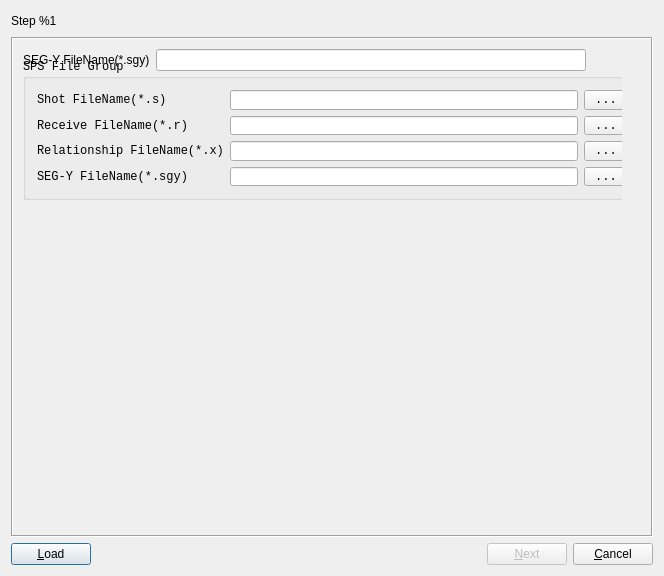
<?xml version="1.0" encoding="UTF-8"?>
<ui version="4.0">
 <class>TDataWizardForm</class>
 <widget class="QDialog" name="TDataWizardForm">
  <property name="geometry">
   <rect>
    <x>0</x>
    <y>0</y>
    <width>664</width>
    <height>576</height>
   </rect>
  </property>
  <property name="windowTitle">
   <string>Data Input Wizard</string>
  </property>
  <layout class="QVBoxLayout">
   <item>
    <widget class="QLabel" name="mStepLabel">
     <property name="minimumSize">
      <size>
       <width>0</width>
       <height>20</height>
      </size>
     </property>
     <property name="maximumSize">
      <size>
       <width>32767</width>
       <height>20</height>
      </size>
     </property>
     <property name="text">
      <string>Step %1</string>
     </property>
     <property name="wordWrap">
      <bool>false</bool>
     </property>
    </widget>
   </item>
   <item>
    <widget class="Q3WidgetStack" name="mWidgetStack">
     <property name="frameShape">
      <enum>QFrame::Box</enum>
     </property>
     <property name="frameShadow">
      <enum>QFrame::Sunken</enum>
     </property>
     <widget class="QWidget" name="spsPage">
      <property name="geometry">
       <rect>
        <x>1</x>
        <y>1</y>
        <width>621</width>
        <height>334</height>
       </rect>
      </property>
      <layout class="QVBoxLayout">
       <item>
        <widget class="Q3TextEdit" name="mSPSMemo">
         <property name="font">
          <font>
           <family>Courier New</family>
          </font>
         </property>
         <property name="readOnly" stdset="0">
          <bool>true</bool>
         </property>
         <widget class="Q3GroupBox" name="groupBox1">
          <property name="geometry">
           <rect>
            <x>0</x>
            <y>10</y>
            <width>619</width>
            <height>141</height>
           </rect>
          </property>
          <property name="title">
           <string>SPS File Group</string>
          </property>
          <layout class="QGridLayout">
           <item row="0" column="0">
            <layout class="QHBoxLayout">
             <item>
              <layout class="QVBoxLayout">
               <item>
                <widget class="QLabel" name="textLabel1">
                 <property name="text">
                  <string>Shot FileName(*.s)</string>
                 </property>
                 <property name="wordWrap">
                  <bool>false</bool>
                 </property>
                </widget>
               </item>
               <item>
                <widget class="QLabel" name="textLabel2">
                 <property name="text">
                  <string>Receive FileName(*.r)</string>
                 </property>
                 <property name="wordWrap">
                  <bool>false</bool>
                 </property>
                </widget>
               </item>
               <item>
                <widget class="QLabel" name="textLabel3">
                 <property name="text">
                  <string>Relationship FileName(*.x)</string>
                 </property>
                 <property name="wordWrap">
                  <bool>false</bool>
                 </property>
                </widget>
               </item>
               <item>
                <widget class="QLabel" name="textLabel4_2">
                 <property name="text">
                  <string>SEG-Y FileName(*.sgy)</string>
                 </property>
                 <property name="wordWrap">
                  <bool>false</bool>
                 </property>
                </widget>
               </item>
              </layout>
             </item>
             <item>
              <layout class="QVBoxLayout">
               <item>
                <widget class="QLineEdit" name="mSFileNameEdit"/>
               </item>
               <item>
                <widget class="QLineEdit" name="mRFileNameEdit"/>
               </item>
               <item>
                <widget class="QLineEdit" name="mXFileNameEdit"/>
               </item>
               <item>
                <widget class="QLineEdit" name="mSEGYFileNameEdit_2"/>
               </item>
              </layout>
             </item>
             <item>
              <layout class="QVBoxLayout">
               <item>
                <widget class="QToolButton" name="mSFileBtn">
                 <property name="text">
                  <string>...</string>
                 </property>
                </widget>
               </item>
               <item>
                <widget class="QToolButton" name="mRFileBtn">
                 <property name="text">
                  <string>...</string>
                 </property>
                </widget>
               </item>
               <item>
                <widget class="QToolButton" name="mXFileBtn">
                 <property name="text">
                  <string>...</string>
                 </property>
                </widget>
               </item>
               <item>
                <widget class="QToolButton" name="mSEGYFileBtn_2">
                 <property name="text">
                  <string>...</string>
                 </property>
                </widget>
               </item>
              </layout>
             </item>
            </layout>
           </item>
          </layout>
         </widget>
        </widget>
       </item>
       <item>
        <widget class="Q3ProgressBar" name="mSEGYProgressBar_2">
         <zorder>groupBox1</zorder>
         <zorder>groupBox1</zorder>
         <zorder>groupBox1</zorder>
        </widget>
       </item>
      </layout>
     </widget>
     <widget class="QWidget" name="page">
      <property name="geometry">
       <rect>
        <x>1</x>
        <y>1</y>
        <width>591</width>
        <height>59</height>
       </rect>
      </property>
      <layout class="QGridLayout">
       <item row="1" column="0" colspan="2">
        <widget class="Q3TextEdit" name="mSEGYMemo">
         <property name="readOnly" stdset="0">
          <bool>true</bool>
         </property>
        </widget>
       </item>
       <item row="2" column="0" colspan="2">
        <widget class="Q3ProgressBar" name="mSEGYProgressBar"/>
       </item>
       <item row="0" column="0">
        <layout class="QHBoxLayout">
         <item>
          <widget class="QLabel" name="textLabel4_3">
           <property name="text">
            <string>SEG-Y FileName(*.sgy)</string>
           </property>
           <property name="wordWrap">
            <bool>false</bool>
           </property>
          </widget>
         </item>
         <item>
          <widget class="QLineEdit" name="mcopySEGYFileNameEdit">
           <property name="readOnly">
            <bool>true</bool>
           </property>
          </widget>
         </item>
        </layout>
       </item>
      </layout>
     </widget>
    </widget>
   </item>
   <item>
    <layout class="QHBoxLayout">
     <item>
      <widget class="QPushButton" name="mLoadBtn">
       <property name="text">
        <string>&amp;Load</string>
       </property>
       <property name="shortcut">
        <string>Alt+L</string>
       </property>
       <property name="default">
        <bool>true</bool>
       </property>
      </widget>
     </item>
     <item>
      <spacer name="spacer1">
       <property name="orientation">
        <enum>Qt::Horizontal</enum>
       </property>
       <property name="sizeType">
        <enum>QSizePolicy::Expanding</enum>
       </property>
       <property name="sizeHint" stdset="0">
        <size>
         <width>170</width>
         <height>20</height>
        </size>
       </property>
      </spacer>
     </item>
     <item>
      <widget class="QPushButton" name="mNextBtn">
       <property name="enabled">
        <bool>false</bool>
       </property>
       <property name="text">
        <string>&amp;Next</string>
       </property>
      </widget>
     </item>
     <item>
      <widget class="QPushButton" name="cancelBtn">
       <property name="text">
        <string>&amp;Cancel</string>
       </property>
      </widget>
     </item>
    </layout>
   </item>
  </layout>
 </widget>
 <layoutdefault spacing="6" margin="11"/>
 <pixmapfunction>qPixmapFromMimeSource</pixmapfunction>
 <customwidgets>
  <customwidget>
   <class>Q3GroupBox</class>
   <extends>QGroupBox</extends>
   <header>Qt3Support/Q3GroupBox</header>
   <container>1</container>
  </customwidget>
  <customwidget>
   <class>Q3Frame</class>
   <extends>QFrame</extends>
   <header>Qt3Support/Q3Frame</header>
   <container>1</container>
  </customwidget>
  <customwidget>
   <class>Q3WidgetStack</class>
   <extends>Q3Frame</extends>
   <header>q3widgetstack.h</header>
   <container>1</container>
  </customwidget>
  <customwidget>
   <class>Q3TextEdit</class>
   <extends>Q3Frame</extends>
   <header>q3textedit.h</header>
   <container>1</container>
  </customwidget>
  <customwidget>
   <class>Q3ProgressBar</class>
   <extends>QFrame</extends>
   <header>Qt3Support/Q3ProgressBar</header>
   <container>1</container>
  </customwidget>
 </customwidgets>
 <includes>
  <include location="global">qfileinfo.h</include>
  <include location="global">q3progressdialog.h</include>
  <include location="global">qmessagebox.h</include>
  <include location="global">qdatetime.h</include>
  <include location="global">q3filedialog.h</include>
  <include location="local">gproject.h</include>
 </includes>
 <resources/>
 <connections>
  <connection>
   <sender>mLoadBtn</sender>
   <signal>clicked()</signal>
   <receiver>TDataWizardForm</receiver>
   <slot>loadBtnClicked()</slot>
   <hints>
    <hint type="sourcelabel">
     <x>20</x>
     <y>20</y>
    </hint>
    <hint type="destinationlabel">
     <x>20</x>
     <y>20</y>
    </hint>
   </hints>
  </connection>
  <connection>
   <sender>cancelBtn</sender>
   <signal>clicked()</signal>
   <receiver>TDataWizardForm</receiver>
   <slot>cancelBtnClicked()</slot>
   <hints>
    <hint type="sourcelabel">
     <x>20</x>
     <y>20</y>
    </hint>
    <hint type="destinationlabel">
     <x>20</x>
     <y>20</y>
    </hint>
   </hints>
  </connection>
  <connection>
   <sender>mNextBtn</sender>
   <signal>clicked()</signal>
   <receiver>TDataWizardForm</receiver>
   <slot>nextBtnClicked()</slot>
   <hints>
    <hint type="sourcelabel">
     <x>20</x>
     <y>20</y>
    </hint>
    <hint type="destinationlabel">
     <x>20</x>
     <y>20</y>
    </hint>
   </hints>
  </connection>
  <connection>
   <sender>mSEGYFileBtn_2</sender>
   <signal>clicked()</signal>
   <receiver>TDataWizardForm</receiver>
   <slot>selSEGYFileBtnClicked()</slot>
   <hints>
    <hint type="sourcelabel">
     <x>20</x>
     <y>20</y>
    </hint>
    <hint type="destinationlabel">
     <x>20</x>
     <y>20</y>
    </hint>
   </hints>
  </connection>
  <connection>
   <sender>mXFileBtn</sender>
   <signal>clicked()</signal>
   <receiver>TDataWizardForm</receiver>
   <slot>selXFileBtnClicked()</slot>
   <hints>
    <hint type="sourcelabel">
     <x>20</x>
     <y>20</y>
    </hint>
    <hint type="destinationlabel">
     <x>20</x>
     <y>20</y>
    </hint>
   </hints>
  </connection>
  <connection>
   <sender>mRFileBtn</sender>
   <signal>clicked()</signal>
   <receiver>TDataWizardForm</receiver>
   <slot>selectRFile()</slot>
   <hints>
    <hint type="sourcelabel">
     <x>20</x>
     <y>20</y>
    </hint>
    <hint type="destinationlabel">
     <x>20</x>
     <y>20</y>
    </hint>
   </hints>
  </connection>
  <connection>
   <sender>mSFileBtn</sender>
   <signal>clicked()</signal>
   <receiver>TDataWizardForm</receiver>
   <slot>selSFileBtnClicked()</slot>
   <hints>
    <hint type="sourcelabel">
     <x>20</x>
     <y>20</y>
    </hint>
    <hint type="destinationlabel">
     <x>20</x>
     <y>20</y>
    </hint>
   </hints>
  </connection>
 </connections>
</ui>
